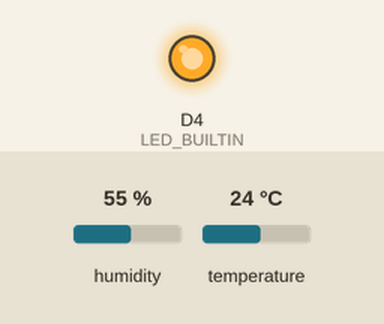
Bench run of a sketch on a simulated ESP8266 (NodeMCU). Shown: output pins drawn as LEDs (lit = HIGH, except the on-board LED, lit = LOW). Inputs (shaded band) come from the test bench; at power-on: humidity 55 %, temperature 24 °C. No radio packets arrive unless stated; what the sketch prints to the serial monitor is not drawn. At 2.3 s the program puts the board to deep sleep or switches it off; the recording ends there.

Above: at 0.1 s.
Timing chart, 0 to 2.3 s (numbered marks = the images above):
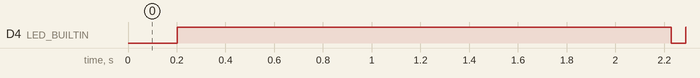

The sketch:

rfm95w_tx_dht22_deepsleep.ino
```cpp
/**
 * NodeMCU + RFM95W + DHT22 — LoRa TX sensor node + deep sleep
 *
 * Berdasarkan rfm95w_tx_ds18b20_deepsleep.ino, sensor diganti DS18B20 → DHT22
 * (temperature + humidity). ESP8266 deep sleep setelah setiap siklus baca + kirim.
 *
 * Payload disamakan dengan lora_dht22.ino:
 *   {"node_id":"NODE04","seq":1,"temperature":29.50,"humidity":75.20}
 *   {"node_id":"NODE04","seq":1,"temperature":29.50,"humidity":75.20,"battery":3.70}
 *
 * Field seq: nomor urut paket (mulai 1) untuk hitung PDR di gateway.
 * Bertahan antar deep sleep via RTC memory; reset ke 1 setelah power-cycle.
 *
 * Aliran data: Nodesensor > Gateway > Database/Web (Laravel)
 *
 * Gateway harus:
 *   - baca paket + RSSI/SNR
 *   - tambah gateway_id + timestamp
 *   - POST ke API /api/v1/telemetry (Bearer token gateway)
 *
 * Legacy flat temperature/humidity diterima aplikasi dan dinormalisasi ke metrics.
 * Di web, daftarkan node dengan preset Environment (temperature + humidity).
 *
 * Wiring DHT22:
 *   VDD  → 3.3V
 *   GND  → GND
 *   DATA → D2 (GPIO4) + resistor pull-up 4.7kΩ–10kΩ ke 3.3V
 *
 * Wiring LoRa RST (sama seperti sketch DS18B20 deep sleep):
 *   RFM95W RST → D3 (GPIO0)   // D0 dipakai untuk wake deep sleep
 *   RFM95W CS  → D8
 *   RFM95W DIO0→ D1
 *   SPI: SCK D5, MISO D6, MOSI D7
 *
 * Wiring deep sleep (wajib agar bangun otomatis):
 *   D0 (GPIO16) → RST NodeMCU
 *
 * Library:
 *   - LoRa (sandeepmistry)
 *   - DHT sensor library (Adafruit)
 *   - Adafruit Unified Sensor (dependency DHT)
 */

#include <SPI.h>
#include <LoRa.h>
#include <DHT.h>
#include <ESP8266WiFi.h>

// —— identitas node (harus sama dengan yang didaftarkan di aplikasi) ——
#define NODE_ID "Esp32"

// —— pin LoRa (RST di D3; D0 cadangan untuk wake deep sleep) ——
#define LORA_SCK   D5
#define LORA_MISO  D6
#define LORA_MOSI  D7
#define LORA_CS    D8
#define LORA_RST   D3
#define LORA_DIO0  D1
#define LORA_FREQ  923E6   // AS923 / Indonesia

// —— pin DHT22 (D2 = GPIO4; hindari D4 = LED_BUILTIN) ——
#define DHT_PIN  D2
#define DHT_TYPE DHT22

// —— interval deep sleep (detik). Ubah nilai ini sesuai kebutuhan. ——
// Default 30 agar setara lora_dht22.ino. Maks ~71 menit.
// Matriks eksperimen: 30 / 60 / 300 / 600
// Catatan: DHT22 butuh ~2 s settle setelah power-up tiap wake.
const uint32_t SLEEP_INTERVAL_SEC = 30;

// —— baterai via A0 (voltage divider); set false jika tidak dipakai ——
// Wiring (NodeMCU): BAT+ ── R1 200k ── A0 ── R2 100k ── GND
// V_A0 ≈ Vbat * R2/(R1+R2); sketch mengembalikan Vbat untuk dikirim ke gateway.
#define ENABLE_BATTERY_ADC true
#define ADC_VREF           3.3f
#define ADC_MAX            1023.0f
#define BATTERY_DIVIDER    3.0f   // (R1+R2)/R2 = (200k+100k)/100k
// Kalibrasi: V_multimeter / V_sketch (4.00 / 3.760 ≈ 1.064)
#define BATTERY_CAL        1.064f

// —— seq di RTC memory (RAM hilang saat ESP.deepSleep) ——
#define RTC_SEQ_MAGIC 0xD4220001UL

struct RtcSeqState {
  uint32_t magic;
  uint32_t seq;
};

static RtcSeqState rtcSeq;

DHT dht(DHT_PIN, DHT_TYPE);

void loadSeqFromRtc()
{
  ESP.rtcUserMemoryRead(0, (uint32_t *)&rtcSeq, sizeof(rtcSeq));
  if (rtcSeq.magic != RTC_SEQ_MAGIC) {
    rtcSeq.magic = RTC_SEQ_MAGIC;
    rtcSeq.seq = 0;
  }
}

void saveSeqToRtc()
{
  ESP.rtcUserMemoryWrite(0, (uint32_t *)&rtcSeq, sizeof(rtcSeq));
}

void goToDeepSleep()
{
  digitalWrite(LED_BUILTIN, HIGH); // mati (active LOW)
  LoRa.sleep();
  Serial.print(F("Deep sleep "));
  Serial.print(SLEEP_INTERVAL_SEC);
  Serial.println(F(" s"));
  Serial.flush();
  ESP.deepSleep((uint64_t)SLEEP_INTERVAL_SEC * 1000000ULL);
}

void setup()
{
  WiFi.mode(WIFI_OFF);
  WiFi.forceSleepBegin();
  delay(1);

  Serial.begin(115200);
  delay(200);

  loadSeqFromRtc();

  pinMode(LED_BUILTIN, OUTPUT);
  digitalWrite(LED_BUILTIN, HIGH); // mati (active LOW)

  dht.begin();
  // DHT22: baca pertama tidak andal tanpa settle setelah cold boot / wake
  delay(2000);

  LoRa.setPins(LORA_CS, LORA_RST, LORA_DIO0);
  if (!LoRa.begin(LORA_FREQ)) {
    Serial.println(F("LoRa gagal init!"));
    while (1) {
      digitalWrite(LED_BUILTIN, LOW);
      delay(200);
      digitalWrite(LED_BUILTIN, HIGH);
      delay(200);
    }
  }

  Serial.println(F("LoRa TX DHT22 Deep Sleep Ready"));
  Serial.print(F("node_id="));
  Serial.println(NODE_ID);
  Serial.print(F("sleep_sec="));
  Serial.println(SLEEP_INTERVAL_SEC);
  Serial.print(F("last_seq="));
  Serial.println(rtcSeq.seq);
}

float readBatteryVolts()
{
#if ENABLE_BATTERY_ADC
  int raw = analogRead(A0);
  // Hasil = tegangan baterai (V), siap dikirim ke gateway di field "battery"
  return (raw / ADC_MAX) * ADC_VREF * BATTERY_DIVIDER * BATTERY_CAL;
#else
  return NAN;
#endif
}

bool buildPayload(char *buf, size_t buflen, uint32_t seq, float temperature, float humidity, float battery)
{
  // Flat JSON → cocok dengan StoreTelemetryRequest + sama dengan lora_dht22.ino
  if (isnan(battery)) {
    return snprintf(
             buf,
             buflen,
             "{\"node_id\":\"%s\",\"seq\":%lu,\"temperature\":%.2f,\"humidity\":%.2f}",
             NODE_ID,
             (unsigned long)seq,
             temperature,
             humidity) < (int) buflen;
  }

  return snprintf(
           buf,
           buflen,
           "{\"node_id\":\"%s\",\"seq\":%lu,\"temperature\":%.2f,\"humidity\":%.2f,\"battery\":%.2f}",
           NODE_ID,
           (unsigned long)seq,
           temperature,
           humidity,
           battery) < (int) buflen;
}

void loop()
{
  float temperature = dht.readTemperature(); // °C
  float humidity = dht.readHumidity();       // %RH

  if (isnan(temperature) || isnan(humidity)) {
    Serial.println(F("DHT22 baca gagal, skip TX"));
    goToDeepSleep();
    return;
  }

  // Clamp ke rentang validasi API
  if (temperature < -100.0f) {
    temperature = -100.0f;
  }
  if (temperature > 200.0f) {
    temperature = 200.0f;
  }
  if (humidity < 0.0f) {
    humidity = 0.0f;
  }
  if (humidity > 100.0f) {
    humidity = 100.0f;
  }

  float battery = readBatteryVolts();

  // seq hanya naik jika payload berhasil dibangun (akan dikirim)
  uint32_t thisSeq = rtcSeq.seq + 1;

  char payload[160];
  if (!buildPayload(payload, sizeof(payload), thisSeq, temperature, humidity, battery)) {
    Serial.println(F("Payload terlalu panjang"));
    goToDeepSleep();
    return;
  }

  rtcSeq.seq = thisSeq;
  saveSeqToRtc();

  Serial.print(F("TX: "));
  Serial.println(payload);

  digitalWrite(LED_BUILTIN, LOW);
  LoRa.beginPacket();
  LoRa.print(payload);
  LoRa.endPacket();
  digitalWrite(LED_BUILTIN, HIGH);

  goToDeepSleep();
}
```

Measured:
- by itself, D4 (LED_BUILTIN): HIGH → LOW at 2.2 s, → HIGH 0.06 s later
